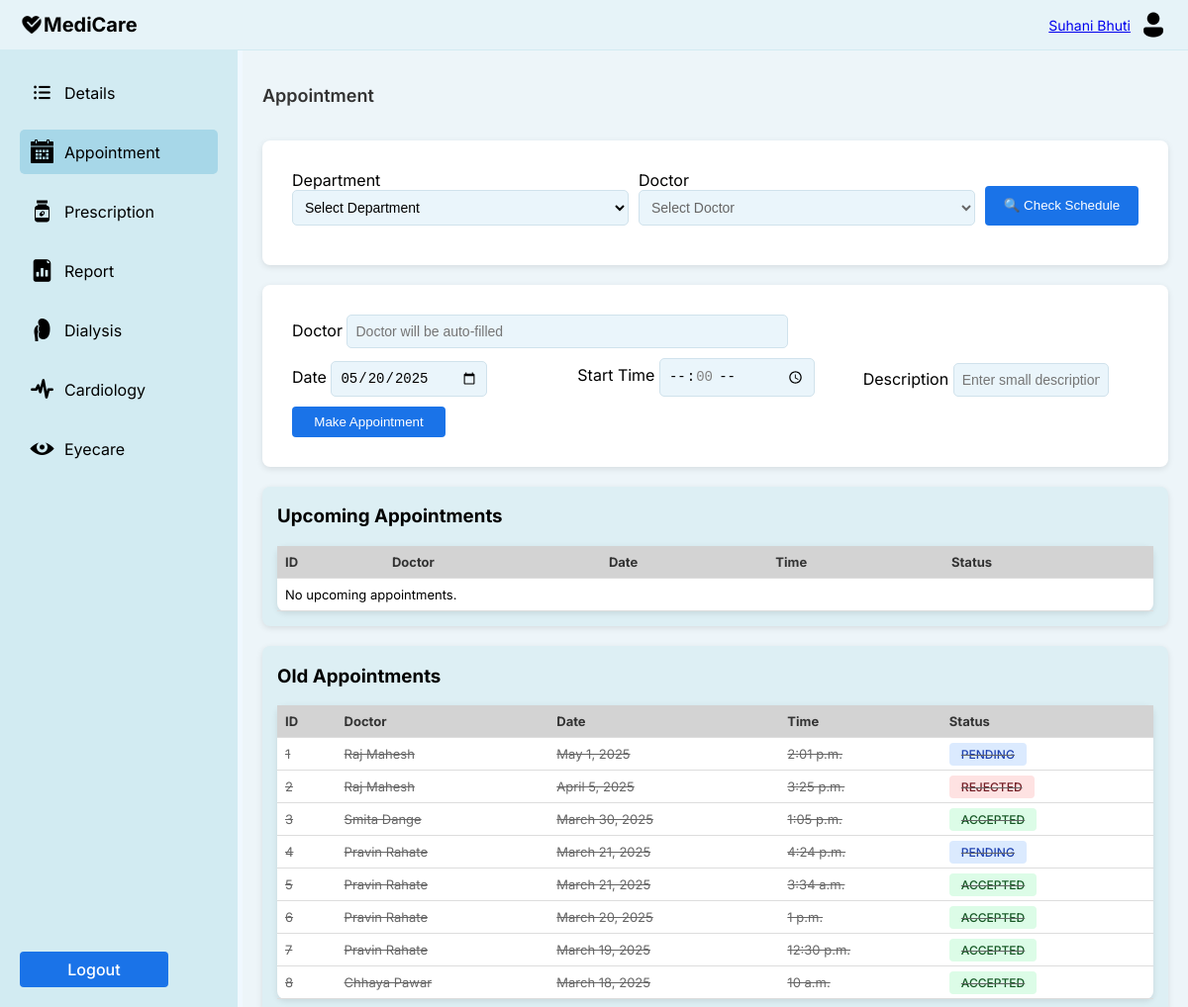
/accounts/p_dash/ (signed in), run on an earlier commit of the app's database.
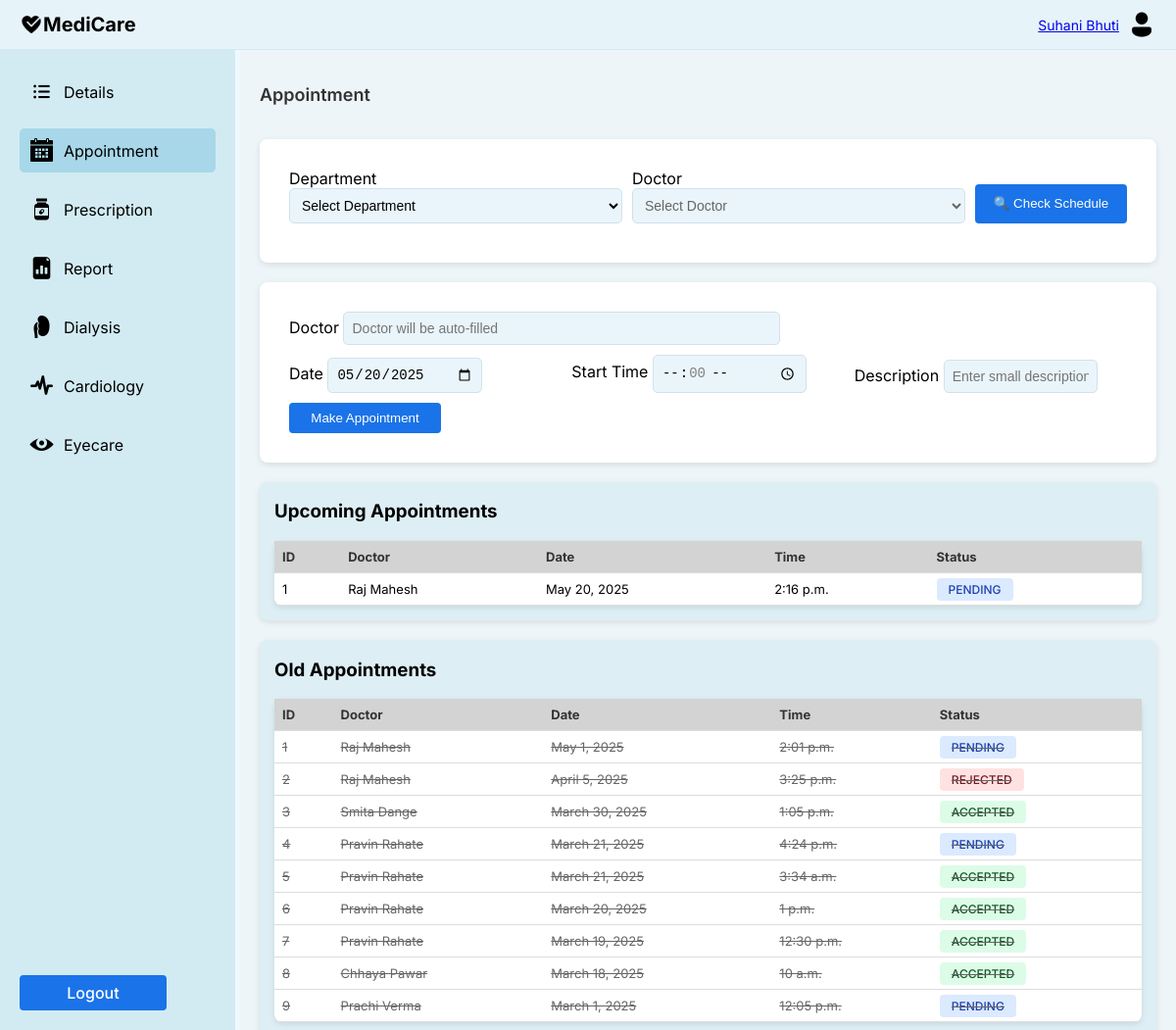
And on a later commit of the database.
### accounts/models.py (models this page shows, shortened)
class Appointment(models.Model):
    STATUS_CHOICES = [
        ('pending', 'Pending'),
        ('accepted', 'Accepted'),
        ('rejected', 'Rejected'),
    ]
    doctor = models.ForeignKey(StaffD, on_delete=models.CASCADE)
    patient = models.ForeignKey(User, on_delete=models.CASCADE)
    date = models.DateField()
    start_time = models.TimeField()
    end_time = models.TimeField()
    description = models.TextField()
    status = models.CharField(max_length=10, choices=STATUS_CHOICES, default='pending')
    class Meta:
        unique_together = ('doctor', 'date', 'start_time')

class StaffD(models.Model):
    user = models.OneToOneField(User, on_delete=models.CASCADE, related_name='staff_profile', default=1)
    full_name = models.CharField(max_length=100)
    email = models.EmailField( null=True, blank=True)
    mobile_number = models.CharField(max_length=15)
    gender = models.CharField(max_length=10)
    age = models.PositiveIntegerField()
    department = models.CharField(max_length=50)
    sub_department = models.CharField(max_length=100, default='General')
    specialization = models.CharField(max_length=100)
    qualification = models.CharField(max_length=100)
    years_of_experience = models.CharField(max_length=10)

### accounts/views.py (the view)
# urls.py: path('p_dash/', views.p_dash, name='p_dash'),
@login_required
def p_dash(request):
    current_time = timezone.now()
    departments = StaffD.objects.values_list('department', flat=True).distinct()
    upcoming_appointments = Appointment.objects.filter(
        Q(patient=request.user, date__gt=current_time.date()) |
        Q(patient=request.user, date=current_time.date(), start_time__gt=current_time.time())
    ).order_by('date', 'start_time')
    old_appointments = Appointment.objects.filter(
        Q(patient=request.user, date__lt=current_time.date()) |
        Q(patient=request.user, date=current_time.date(), end_time__lte=current_time.time())
    ).order_by('-date', '-start_time')
    context = {
        'upcoming_appointments': upcoming_appointments,
        'old_appointments': old_appointments,
        'departments': departments,
    }
    return render(request, 'accounts/p_dash.html', context)

### accounts/context_processors.py (called while the page is built)
def media_url(request):
    return {
        'MEDIA_URL': settings.MEDIA_URL,
    }

### templates/accounts/p_dash.html (shortened to what the changed rows need)
<!DOCTYPE html>
<html lang="en">
<head>
</head>
<body>
    <div class="container">
        <div class="content">
            <div class="main-content">
                <div class="section-header">
                    <h2>Appointment</h2>
                </div>
                <div class="upcoming-appointment-form">
                <div class="appointment-table">
                    <table class="table" id="upcoming-appointments">
                        <thead>
                            <tr>
                                <th>ID</th>
                                <th>Doctor</th>
                                <th>Date</th>
                                <th>Time</th>
                                <th>Status</th>
                            </tr>
                        </thead>
                        <tbody>
                            {% for appointment in upcoming_appointments %}
                            <tr>
                                <td>{{ forloop.counter }}</td>
                                <td>{{ appointment.doctor.full_name }}</td>
                                <td>{{ appointment.date }}</td>
                                <td>{{ appointment.start_time }}</td>
                                <td>
                                    <span class="status-badge {% if appointment.status == 'accepted' %}status-accepted{% elif appointment.status == 'rejected' %}status-rejected{% else %}status-pending{% endif %}">
                                        {{ appointment.get_status_display }}
                                    </span>
                                </td>
                            </tr>
                            {% empty %}
                            <tr>
                                <td colspan="5">No upcoming appointments.</td>
                            </tr>
                            {% endfor %}
                        </tbody>
                    </table>
                </div>
                </div>
                <div class="upcoming-appointment-form">
                <div class="appointment-table">
                    <table class="table" id="old-appointments">
                        <thead>
                            <tr>
                                <th>ID</th>
                                <th>Doctor</th>
                                <th>Date</th>
                                <th>Time</th>
                                <th>Status</th>
                            </tr>
                        </thead>
                        <tbody>
                            {% for appointment in old_appointments %}
                            <tr class="table-row completed">
                                <td>{{ forloop.counter }}</td>
                                <td>{{ appointment.doctor.full_name }}</td>
                                <td>{{ appointment.date }}</td>
                                <td>{{ appointment.start_time }}</td>
                                <td>
                                    <span class="status-badge {% if appointment.status == 'accepted' %}status-accepted{% elif appointment.status == 'rejected' %}status-rejected{% else %}status-pending{% endif %}">
                                        {{ appointment.get_status_display }}
                                    </span>
                                </td>
                            </tr>
                            {% empty %}
                            <tr>
                                <td colspan="5">No old appointments.</td>
                            </tr>
                            {% endfor %}
                        </tbody>
                    </table>
                </div>
            </div>
            </div>
        </div>
    </div>
</body>
</html>

What changed in the data, as far as the page shows it:
added Appointment: doctor.full_name "Raj Mahesh", date "May 20, 2025", start_time "2:16 p.m.", status "PENDING", shown under "Upcoming Appointments"
added Appointment: doctor.full_name "Prachi Verma", date "March 1, 2025", start_time "12:05 p.m.", status "PENDING", shown under "Old Appointments"
Also different on the page:
text no longer shown: "No upcoming appointments."
